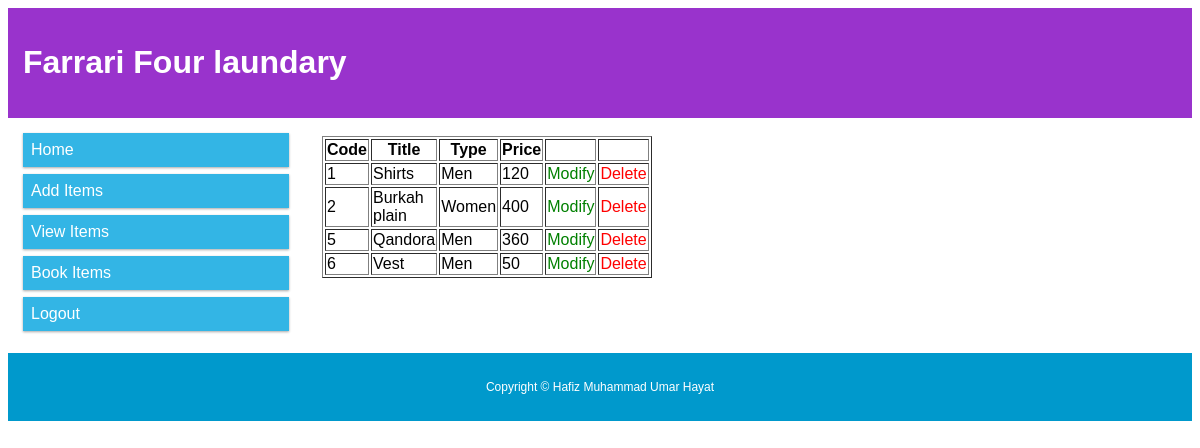
Screenshot of /farrariFourLaundary/viewItems.php with the database file from the repository.
### tables this page shows
CREATE TABLE `items` (
  `item_code` int(10) NOT NULL,
  `title` varchar(255) NOT NULL,
  `category` varchar(255) NOT NULL,
  `price` int(10) NOT NULL,
  `status` int(11) NOT NULL
);

### farrariFourLaundary/viewItems.php (the view, shortened to what this page needs)
<?php include 'config.php';
$result = $con->query("SELECT * FROM `items`");
?>
<!DOCTYPE html>
<html>
<head>
    <link href="StyleSheet1.css" rel="stylesheet" />
</head>
<body>
<div class="header">
<h1>Farrari Four laundary</h1>
</div>
<div class="row">
  <div class="col-3 col-s-3 menu">
    <?php include_once "nav2.php"; ?>
  </div>
  <div class="col-6 col-s-9">
  <div style="display: inline-Block; width: 100px; margin: 3px;">
  <table border=1>
  <tr> <th>Code</th><th>Title </th><th>Type</th><th>Price</th><th></th><th></th></tr>
        <?php while($row = $result->fetch_assoc())
        { ?>
            <tr>
            <td>
				 <?php echo $row['item_code']?>
        </td>
		<td>
				 <?php echo $row['title']?>
        </td>
	  <td>
	   <?php echo $row['category']?>
        </td>
        <td>
	   <?php echo $row['price']?>
	  </td>
      <td>
      <?php echo '<a style="color: green;" href="editItem.php?id=' . $row['item_code'] . '"> Modify </a>'; ?>
        </td>
        <td>
        <?php echo '<a style="color: red;" href="deleteItem.php?id=' . $row['item_code'] . '"> Delete </a>'; ?>
	  </td>
        </tr>
	   <?php
	    } ?>
	  </table>
     </div></div>
  </div>
 <div class="row">
 <div class="footer">
 <?php include_once "footer.php"; ?>
</div>
</div>
</body>
</html>

### farrariFourLaundary/StyleSheet1.css (style rules this page uses)
* { box-sizing: border-box; }
.row::after { content: ""; clear: both; display: table; }
[class*="col-"] { float: left; padding: 15px; }
html { font-family: "Lucida Sans", sans-serif; }
.header { background-color: #9933cc; color: #ffffff; padding: 15px; }
.footer { background-color: #0099cc; color: #ffffff; text-align: center; font-size: 12px; padding: 15px; }
[class*="col-"] { width: 100%; }
@media only screen and (min-width: 600px) { .col-s-3 { width: 25%; } }
@media only screen and (min-width: 600px) { .col-s-9 { width: 75%; } }
@media only screen and (min-width: 768px) { .col-3 { width: 25%; } }
@media only screen and (min-width: 768px) { .col-6 { width: 50%; } }
a:link { color: white; text-decoration: none; }

### rows the page displays
items: item_code "1", title "Shirts", category "Men", price "120"
items: item_code "2", title "Burkah plain", category "Women", price "400"
items: item_code "5", title "Qandora", category "Men", price "360"
items: item_code "6", title "Vest", category "Men", price "50"
